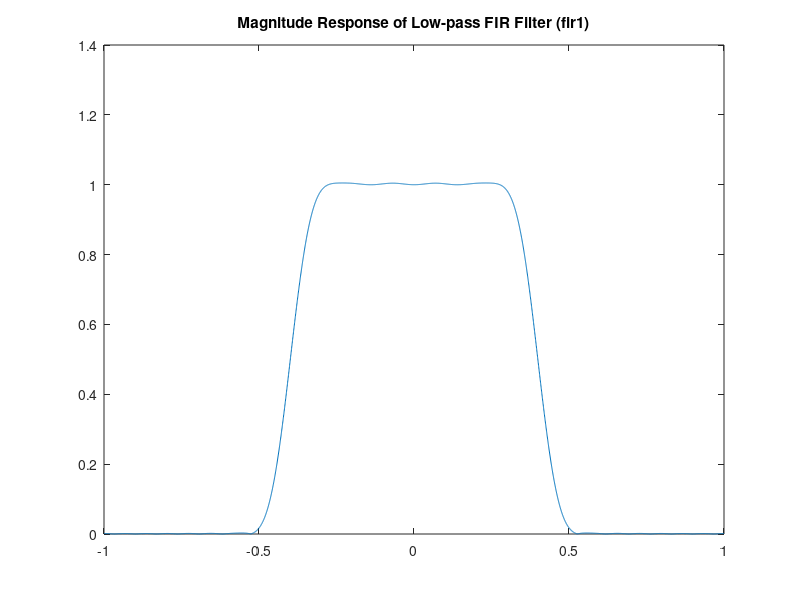
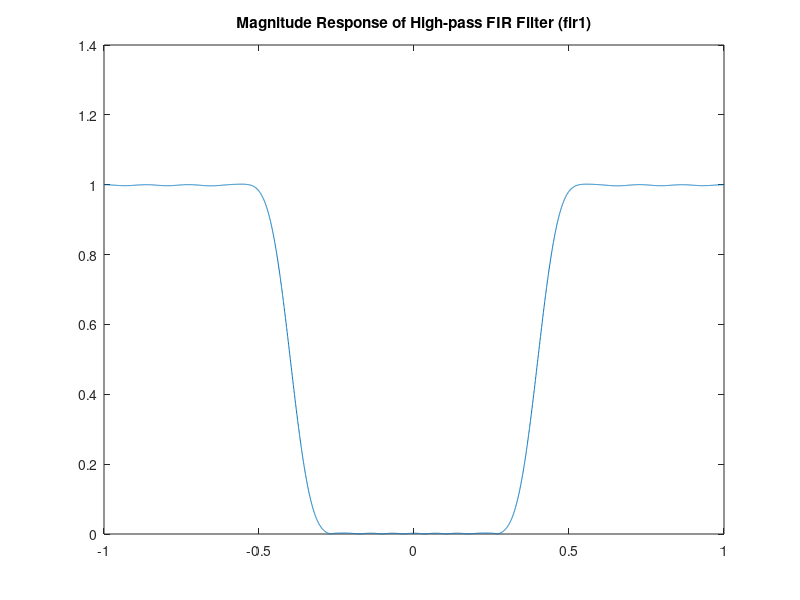
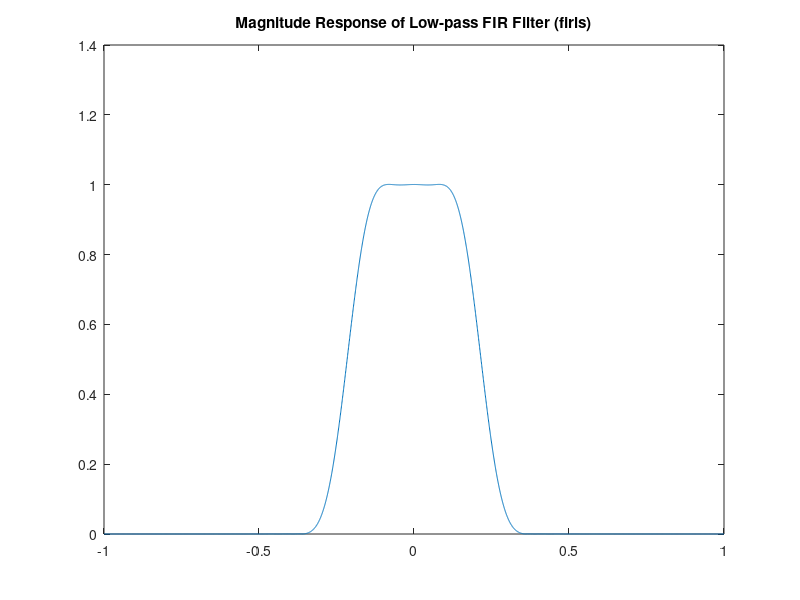
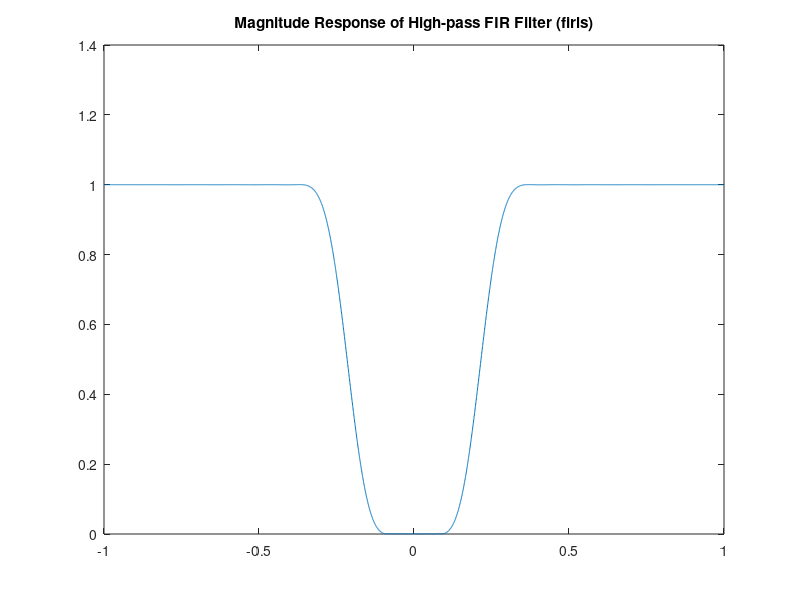

The MATLAB source for these figures, in order:
close all;clear;clc;

N = 29;
fc = 0.4;
NumFFT = 4096;
Freqs = linspace(-1, 1, NumFFT) * pi;

%% a

% Low-pass filter using fir1
hc = fir1(N-1, fc, 'low');
figure(1);
plot(Freqs/pi, abs(fftshift(fft(hc, NumFFT))));
title('Magnitude Response of Low-pass FIR Filter (fir1)');

% High-pass filter using fir1
hc = fir1(N-1, fc, 'high');
figure(2);
plot(Freqs/pi, abs(fftshift(fft(hc, NumFFT))));
title('Magnitude Response of High-pass FIR Filter (fir1)');

%% b

% Low-pass filter using firls
hc = firls(N-1, [0 0.1 0.35 1], [1 1 0 0], [1 1]);
figure(3);
plot(Freqs/pi, abs(fftshift(fft(hc, NumFFT))));
title('Magnitude Response of Low-pass FIR Filter (firls)');

% High-pass filter using firls
hc = firls(N-1, [0 0.1 0.35 1], [0 0 1 1], [1 1]);
figure(4);
plot(Freqs/pi, abs(fftshift(fft(hc, NumFFT))));
title('Magnitude Response of High-pass FIR Filter (firls)');

%% c

% Low-pass filter using firpm
hc = firpm(N-1, [0 0.1 0.35 1], [1 1 0 0], [1 1]);
figure(5);
plot(Freqs/pi, abs(fftshift(fft(hc, NumFFT))));
title('Magnitude Response of Low-pass FIR Filter (firpm)');

% High-pass filter using firpm
hc = firpm(N-1, [0 0.1 0.35 1], [0 0 1 1], [1 1]);
figure(6);
plot(Freqs/pi, abs(fftshift(fft(hc, NumFFT))));
title('Magnitude Response of High-pass FIR Filter (firpm)');
